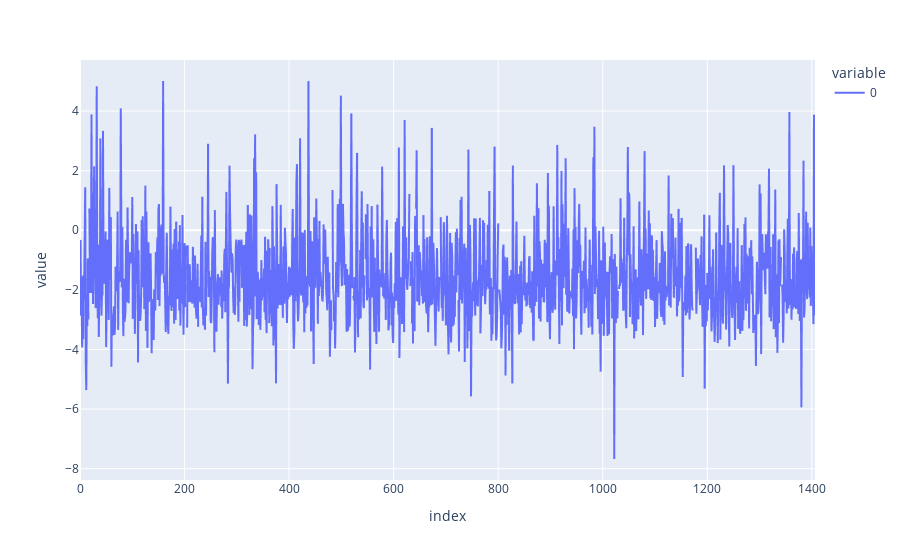

Notebook code for this chart:
### Code cell
# plot cosmos fwhm world / flux radius
# should be in agreement ? 
ratio = (cat['FL50_F184'] * 0.15 / 3600) / cat['FWHM'] # Original units -> (pix / deg)
print(stats.mean(ratio))
print(stats.stdev(ratio))
fig2 = px.line(np.log(ratio))
fig2.show()

### Figure 1 — Plotly figure (JSON) as saved in the notebook; plotly's stock layout.template omitted (floating-point values rounded to 4 significant figures; data arrays with more than 128 entries replaced by an {"elided": "..."} marker saying what was removed)
{"data": [{"hovertemplate": "variable=0<br>index=%{x}<br>value=%{y}<extra></extra>", "legendgroup": "0", "line": {"color": "#636efa", "dash": "solid"}, "marker": {"symbol": "circle"}, "mode": "lines", "name": "0", "showlegend": true, "type": "scattergl", "x": {"elided": "1407 int values"}, "xaxis": "x", "y": {"elided": "1407 float values"}, "yaxis": "y"}], "layout": {"legend": {"title": {"text": "variable"}, "tracegroupgap": 0}, "margin": {"t": 60}, "xaxis": {"anchor": "y", "domain": [0, 1], "title": {"text": "index"}}, "yaxis": {"anchor": "x", "domain": [0, 1], "title": {"text": "value"}}}}
